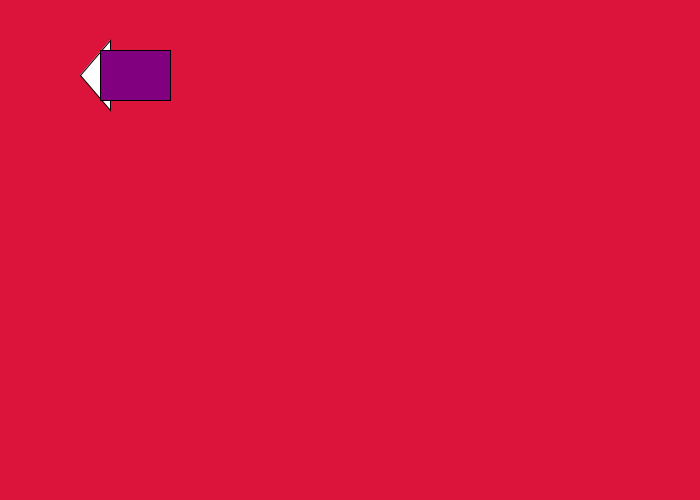
Frame 1 (no input)
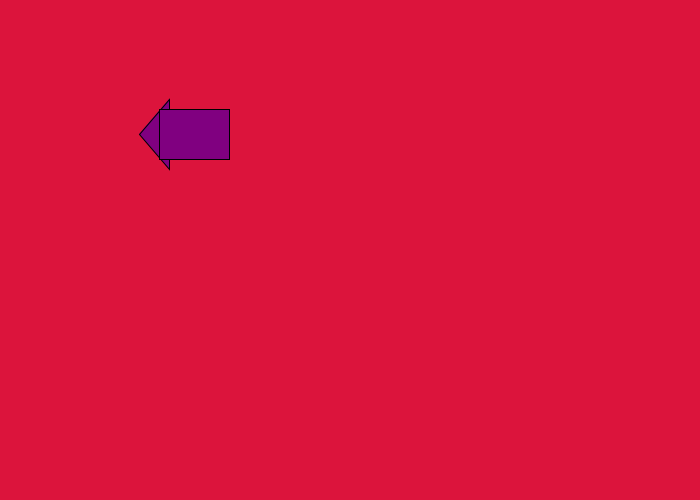
Frame 60 (the mouse pressed at the canvas centre just before this capture)
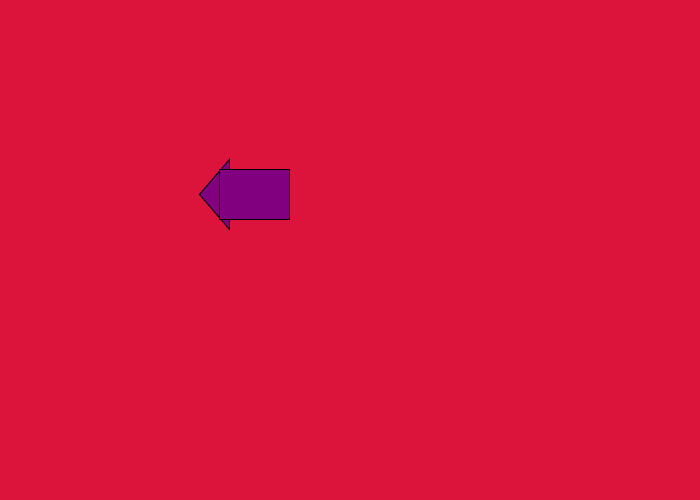
Frame 120 (the mouse held since frame 60 and released just before this capture)

The Processing sketch that drew these frames (run headless with seeded random() and noise(); from frame 60 on, the mouse is pressed at the canvas centre):

// Processing sketch: shapes_java
// ── shapes_java.pde
int x = 100;
int y = 50;

void setup(){
  size(700, 500);
}

void draw(){
  background(220,20,60);
  triangle(x+10, y-10, x+10, y+50+10, x-20, y+25);
  fill(128,0,128);
  rect(x, y, 70, 50);
  x = x+1;
  y = y+1;
}
